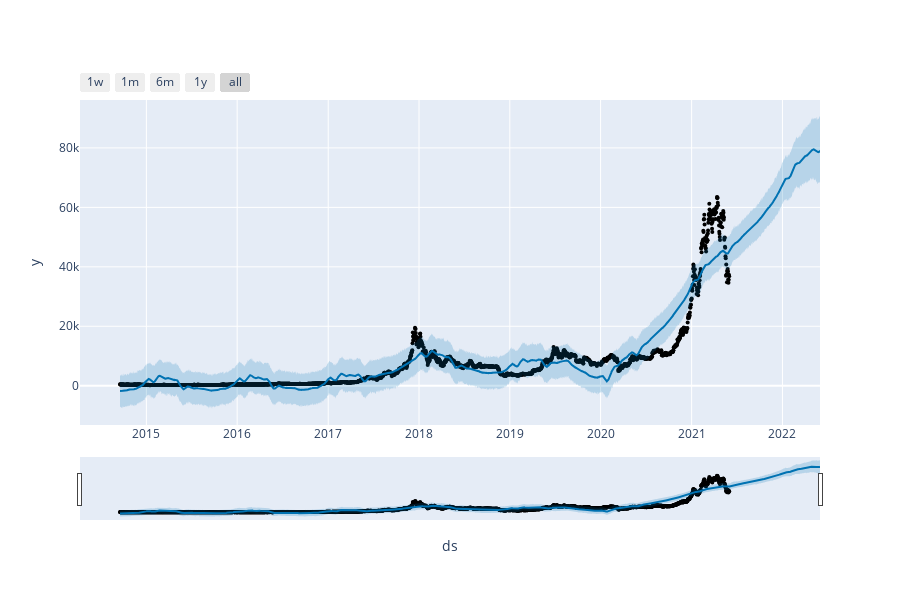

Here is the notebook cell this chart was saved with:
### Code cell
from prophet.plot import plot_plotly, plot_components_plotly

plot_plotly(m, forecast)

### Figure 1 — Plotly figure (JSON) as saved in the notebook; plotly's stock layout.template omitted (floating-point values rounded to 4 significant figures; data arrays with more than 128 entries replaced by an {"elided": "..."} marker saying what was removed)
{"data": [{"marker": {"color": "black", "size": 4}, "mode": "markers", "name": "Actual", "type": "scatter", "x": {"elided": "2446 str values"}, "y": {"elided": "2446 float values"}}, {"hoverinfo": "skip", "line": {"width": 0}, "mode": "lines", "type": "scatter", "x": {"elided": "2811 str values"}, "y": {"elided": "2811 float values"}}, {"fill": "tonexty", "fillcolor": "rgba(0, 114, 178, 0.2)", "line": {"color": "#0072B2", "width": 2}, "mode": "lines", "name": "Predicted", "type": "scatter", "x": {"elided": "2811 str values"}, "y": {"elided": "2811 float values"}}, {"fill": "tonexty", "fillcolor": "rgba(0, 114, 178, 0.2)", "hoverinfo": "skip", "line": {"width": 0}, "mode": "lines", "type": "scatter", "x": {"elided": "2811 str values"}, "y": {"elided": "2811 float values"}}], "layout": {"height": 600, "showlegend": false, "width": 900, "xaxis": {"rangeselector": {"buttons": [{"count": 7, "label": "1w", "step": "day", "stepmode": "backward"}, {"count": 1, "label": "1m", "step": "month", "stepmode": "backward"}, {"count": 6, "label": "6m", "step": "month", "stepmode": "backward"}, {"count": 1, "label": "1y", "step": "year", "stepmode": "backward"}, {"step": "all"}]}, "rangeslider": {"visible": true}, "title": {"text": "ds"}, "type": "date"}, "yaxis": {"title": {"text": "y"}}}}
